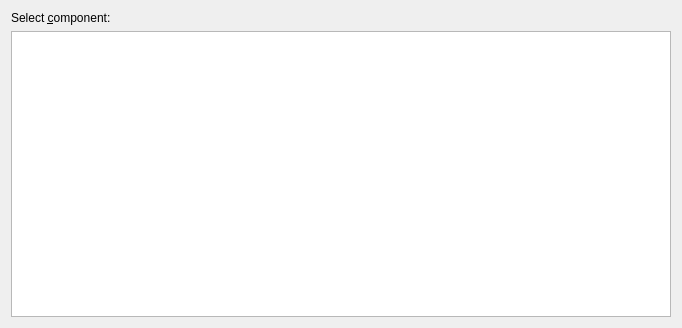
<?xml version="1.0" encoding="UTF-8"?>
<ui version="4.0">
 <class>ComponentSelectionPageUI</class>
 <widget class="QWidget" name="ComponentSelectionPageUI">
  <property name="geometry">
   <rect>
    <x>0</x>
    <y>0</y>
    <width>682</width>
    <height>328</height>
   </rect>
  </property>
  <layout class="QGridLayout">
   <item row="1" column="2">
    <layout class="QVBoxLayout"/>
   </item>
   <item row="1" column="0" colspan="2">
    <widget class="KListWidget" name="listComponent">
     <property name="sizePolicy">
      <sizepolicy hsizetype="Expanding" vsizetype="Expanding">
       <horstretch>1</horstretch>
       <verstretch>0</verstretch>
      </sizepolicy>
     </property>
     <property name="minimumSize">
      <size>
       <width>400</width>
       <height>100</height>
      </size>
     </property>
     <property name="iconSize">
      <size>
       <width>32</width>
       <height>32</height>
      </size>
     </property>
     <property name="movement">
      <enum>QListView::Snap</enum>
     </property>
     <property name="resizeMode">
      <enum>QListView::Adjust</enum>
     </property>
     <property name="viewMode">
      <enum>QListView::ListMode</enum>
     </property>
     <property name="uniformItemSizes">
      <bool>true</bool>
     </property>
     <property name="wordWrap">
      <bool>true</bool>
     </property>
    </widget>
   </item>
   <item row="0" column="0">
    <widget class="QLabel" name="textLabel1">
     <property name="text">
      <string>Select &amp;component:</string>
     </property>
     <property name="wordWrap">
      <bool>false</bool>
     </property>
     <property name="buddy">
      <cstring>listComponent</cstring>
     </property>
    </widget>
   </item>
  </layout>
 </widget>
 <layoutdefault spacing="6" margin="11"/>
 <customwidgets>
  <customwidget>
   <class>KListWidget</class>
   <extends>QListWidget</extends>
   <header>klistwidget.h</header>
  </customwidget>
 </customwidgets>
 <resources/>
 <connections/>
</ui>
